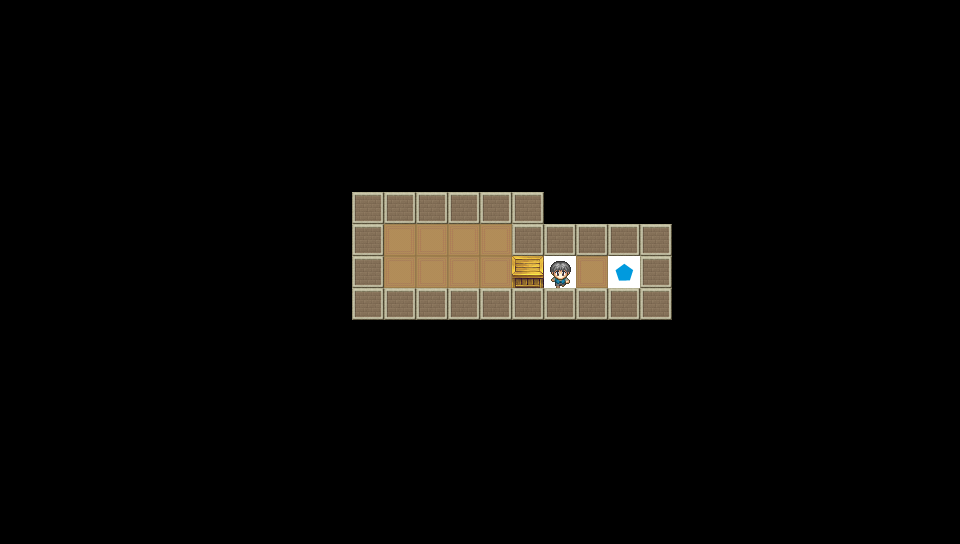

A 2D game scene composited from a Tiled map and its tileset images. What follows is a short description and the map's XML, with every tile layer's data as written:
An orthogonal 30x17 tile map with 32x32 px tiles, 2 tile layers (GroundChip, GimmickChip).

<map version="1.5" tiledversion="1.6.0" orientation="orthogonal" renderorder="right-down" width="30" height="17" tilewidth="32" tileheight="32" infinite="0" nextlayerid="3" nextobjectid="1">
 <tileset firstgid="1" source="Chips.tsx" />
 <layer id="1" name="GroundChip" width="30" height="17">
  <data encoding="csv">
0,0,0,0,0,0,0,0,0,0,0,0,0,0,0,0,0,0,0,0,0,0,0,0,0,0,0,0,0,0,
0,0,0,0,0,0,0,0,0,0,0,0,0,0,0,0,0,0,0,0,0,0,0,0,0,0,0,0,0,0,
0,0,0,0,0,0,0,0,0,0,0,0,0,0,0,0,0,0,0,0,0,0,0,0,0,0,0,0,0,0,
0,0,0,0,0,0,0,0,0,0,0,0,0,0,0,0,0,0,0,0,0,0,0,0,0,0,0,0,0,0,
0,0,0,0,0,0,0,0,0,0,0,0,0,0,0,0,0,0,0,0,0,0,0,0,0,0,0,0,0,0,
0,0,0,0,0,0,0,0,0,0,0,0,0,0,0,0,0,0,0,0,0,0,0,0,0,0,0,0,0,0,
0,0,0,0,0,0,0,0,0,0,0,3,3,3,3,3,3,0,0,0,0,0,0,0,0,0,0,0,0,0,
0,0,0,0,0,0,0,0,0,0,0,3,2,2,2,2,3,3,3,3,3,0,0,0,0,0,0,0,0,0,
0,0,0,0,0,0,0,0,0,0,0,3,2,2,2,2,2,2,2,2,3,0,0,0,0,0,0,0,0,0,
0,0,0,0,0,0,0,0,0,0,0,3,3,3,3,3,3,3,3,3,3,0,0,0,0,0,0,0,0,0,
0,0,0,0,0,0,0,0,0,0,0,0,0,0,0,0,0,0,0,0,0,0,0,0,0,0,0,0,0,0,
0,0,0,0,0,0,0,0,0,0,0,0,0,0,0,0,0,0,0,0,0,0,0,0,0,0,0,0,0,0,
0,0,0,0,0,0,0,0,0,0,0,0,0,0,0,0,0,0,0,0,0,0,0,0,0,0,0,0,0,0,
0,0,0,0,0,0,0,0,0,0,0,0,0,0,0,0,0,0,0,0,0,0,0,0,0,0,0,0,0,0,
0,0,0,0,0,0,0,0,0,0,0,0,0,0,0,0,0,0,0,0,0,0,0,0,0,0,0,0,0,0,
0,0,0,0,0,0,0,0,0,0,0,0,0,0,0,0,0,0,0,0,0,0,0,0,0,0,0,0,0,0,
0,0,0,0,0,0,0,0,0,0,0,0,0,0,0,0,0,0,0,0,0,0,0,0,0,0,0,0,0,0
</data>
 </layer>
 <layer id="2" name="GimmickChip" width="30" height="17">
  <data encoding="csv">
0,0,0,0,0,0,0,0,0,0,0,0,0,0,0,0,0,0,0,0,0,0,0,0,0,0,0,0,0,0,
0,0,0,0,0,0,0,0,0,0,0,0,0,0,0,0,0,0,0,0,0,0,0,0,0,0,0,0,0,0,
0,0,0,0,0,0,0,0,0,0,0,0,0,0,0,0,0,0,0,0,0,0,0,0,0,0,0,0,0,0,
0,0,0,0,0,0,0,0,0,0,0,0,0,0,0,0,0,0,0,0,0,0,0,0,0,0,0,0,0,0,
0,0,0,0,0,0,0,0,0,0,0,0,0,0,0,0,0,0,0,0,0,0,0,0,0,0,0,0,0,0,
0,0,0,0,0,0,0,0,0,0,0,0,0,0,0,0,0,0,0,0,0,0,0,0,0,0,0,0,0,0,
0,0,0,0,0,0,0,0,0,0,0,0,0,0,0,0,0,0,0,0,0,0,0,0,0,0,0,0,0,0,
0,0,0,0,0,0,0,0,0,0,0,0,0,0,0,0,0,0,0,0,0,0,0,0,0,0,0,0,0,0,
0,0,0,0,0,0,0,0,0,0,0,0,0,0,0,0,5,7,0,6,0,0,0,0,0,0,0,0,0,0,
0,0,0,0,0,0,0,0,0,0,0,0,0,0,0,0,0,0,0,0,0,0,0,0,0,0,0,0,0,0,
0,0,0,0,0,0,0,0,0,0,0,0,0,0,0,0,0,0,0,0,0,0,0,0,0,0,0,0,0,0,
0,0,0,0,0,0,0,0,0,0,0,0,0,0,0,0,0,0,0,0,0,0,0,0,0,0,0,0,0,0,
0,0,0,0,0,0,0,0,0,0,0,0,0,0,0,0,0,0,0,0,0,0,0,0,0,0,0,0,0,0,
0,0,0,0,0,0,0,0,0,0,0,0,0,0,0,0,0,0,0,0,0,0,0,0,0,0,0,0,0,0,
0,0,0,0,0,0,0,0,0,0,0,0,0,0,0,0,0,0,0,0,0,0,0,0,0,0,0,0,0,0,
0,0,0,0,0,0,0,0,0,0,0,0,0,0,0,0,0,0,0,0,0,0,0,0,0,0,0,0,0,0,
0,0,0,0,0,0,0,0,0,0,0,0,0,0,0,0,0,0,0,0,0,0,0,0,0,0,0,0,0,0
</data>
 </layer>
</map>
